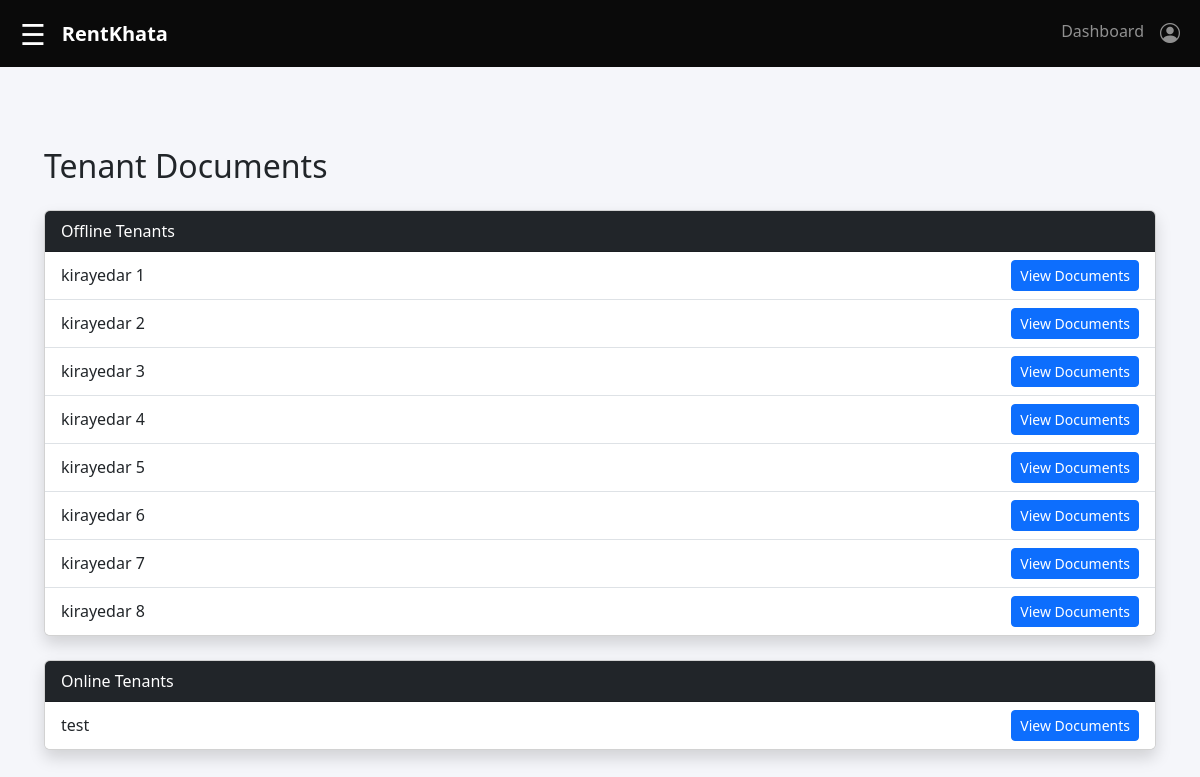
The page /documents/ (signed in) on the database its author committed.
### accounts/models.py (models this page shows, shortened)
class OfflineTenants(models.Model):
    landlord = models.ForeignKey(
        CustomUser,
        related_name='offline_tenants',
        limit_choices_to={'role': 'landlord'},
        on_delete=models.CASCADE
    )
    name = models.CharField(max_length=20)
    property_name = models.CharField(max_length=255, null=True, blank=True)
    phone_number = models.CharField(max_length=15, null=True, blank=True)
    rent = models.IntegerField()
    due_amount = models.IntegerField(default=0)
    meter_rate = models.IntegerField(default=10)
    starting_meter_reading = models.IntegerField(default=0)
    start_date = models.DateField(null=True, blank=True)
    end_date = models.DateField(null=True, blank=True)
    note = models.TextField(null=True, blank=True)

class CustomUser(AbstractUser):
    ROLE_CHOICES = (
        ('guest', 'Guest'),
        ('landlord', 'Landlord'),
        ('tenant', 'Tenant'),
    )
    role = models.CharField(
        max_length=10,
        choices=ROLE_CHOICES,
        default='guest'
    )
    username = models.CharField(max_length=20, unique=True, null=False, blank=False)
    phone_number = models.CharField(max_length=15, unique=True, null=True, blank=True)
    email = models.EmailField(null=True, blank=True)
    USERNAME_FIELD = 'username'

### accounts/views.py (the view)
# urls.py: path('documents/', views.documents_dashboard, name='documents_dashboard'),
@login_required
def documents_dashboard(request):
    offline_tenants = OfflineTenants.objects.filter(landlord=request.user)
    linked_tenants = LinkTenantLandlord.objects.filter(landlord=request.user)
    online_tenants = [link.tenant for link in linked_tenants]
    return render(request, "accounts/documents_dashboard.html", {
        'offline_tenants': offline_tenants,
        'online_tenants': online_tenants
    })

### templates/accounts/documents_dashboard.html
{% extends "base.html" %}
{% block content %}
<div class="container mt-5">
  <h2 class="mb-4">Tenant Documents</h2>
  <div class="card mb-4 shadow">
    <div class="card-header bg-dark text-white">
      Offline Tenants
    </div>
    <ul class="list-group list-group-flush">
      {% if offline_tenants %}
        {% for tenant in offline_tenants %}
          <li class="list-group-item d-flex justify-content-between align-items-center">
            {{ tenant.name }}
            <a href="{% url 'tenant_documents' tenant.id 'offline' %}" class="btn btn-sm btn-primary">View Documents</a>
          </li>
        {% endfor %}
      {% else %}
        <li class="list-group-item text-muted">No offline tenants yet.</li>
      {% endif %}
    </ul>
  </div>
  <div class="card shadow">
    <div class="card-header bg-dark text-white">
      Online Tenants
    </div>
    <ul class="list-group list-group-flush">
      {% if online_tenants %}
        {% for tenant in online_tenants %}
          <li class="list-group-item d-flex justify-content-between align-items-center">
            {{ tenant.get_full_name|default:tenant.username }}
            <a href="{% url 'tenant_documents' tenant.id 'online' %}" class="btn btn-sm btn-primary">View Documents</a>
          </li>
        {% endfor %}
      {% else %}
        <li class="list-group-item text-muted">No online tenants linked yet.</li>
      {% endif %}
    </ul>
  </div>
</div>
{% endblock %}

### templates/base.html (style rules this page uses)
body { font-family: "Segoe UI", Tahoma, Geneva, Verdana, sans-serif; background-color: #f5f6fa; overflow-x: hidden; margin: 0; }

### rows shown on the page
OfflineTenants: name "kirayedar 1"
OfflineTenants: name "kirayedar 2"
OfflineTenants: name "kirayedar 3"
OfflineTenants: name "kirayedar 4"
OfflineTenants: name "kirayedar 5"
OfflineTenants: name "kirayedar 6"
OfflineTenants: name "kirayedar 7"
OfflineTenants: name "kirayedar 8"
CustomUser: get_full_name "test"
